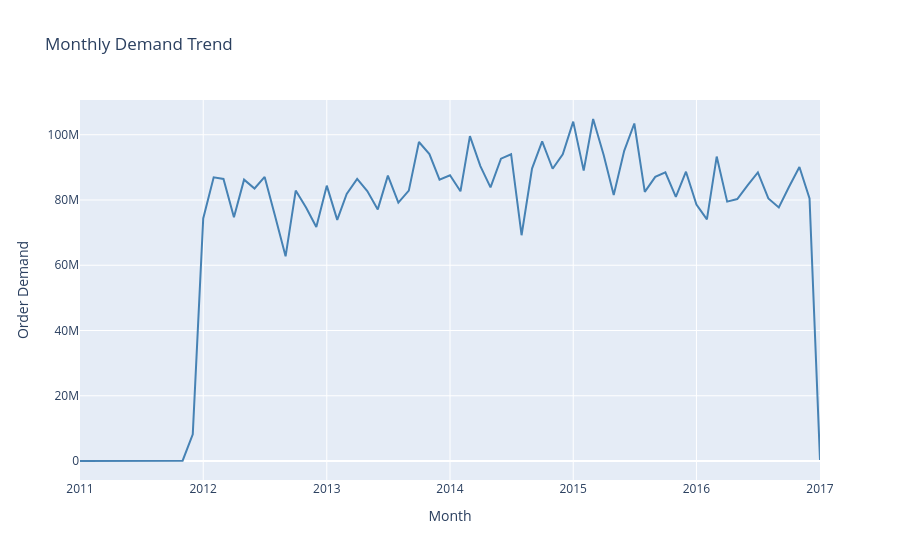

Source (notebook cell):
### Markdown cell above
## 1. Interactive Monthly Trend

### Code cell
monthly = (df.dropna(subset=['Date'])
             .groupby(df['Date'].dt.to_period('M'))['Order_Demand']
             .sum().reset_index())
monthly.columns = ['period','demand']
monthly['period'] = monthly['period'].dt.to_timestamp()

fig = px.line(monthly, x='period', y='demand',
              title='Monthly Demand Trend',
              labels={'period':'Month','demand':'Order Demand'})
fig.update_traces(line_color='steelblue', line_width=2)
fig.update_layout(hovermode='x unified')
fig.show()
